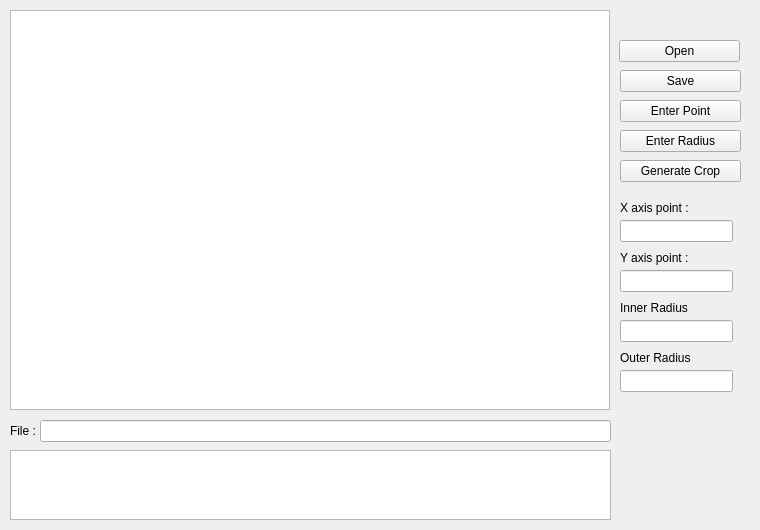
<?xml version="1.0" encoding="UTF-8"?>
<ui version="4.0">
 <class>MainWindow</class>
 <widget class="QMainWindow" name="MainWindow">
  <property name="geometry">
   <rect>
    <x>0</x>
    <y>0</y>
    <width>760</width>
    <height>530</height>
   </rect>
  </property>
  <property name="sizePolicy">
   <sizepolicy hsizetype="Fixed" vsizetype="Fixed">
    <horstretch>0</horstretch>
    <verstretch>0</verstretch>
   </sizepolicy>
  </property>
  <property name="mouseTracking">
   <bool>true</bool>
  </property>
  <property name="windowTitle">
   <string>MainWindow</string>
  </property>
  <widget class="QWidget" name="centralWidget">
   <widget class="QGraphicsView" name="graphicsView">
    <property name="geometry">
     <rect>
      <x>10</x>
      <y>10</y>
      <width>600</width>
      <height>400</height>
     </rect>
    </property>
   </widget>
   <widget class="QLineEdit" name="lineEdit">
    <property name="geometry">
     <rect>
      <x>40</x>
      <y>420</y>
      <width>571</width>
      <height>22</height>
     </rect>
    </property>
   </widget>
   <widget class="QTextEdit" name="textEdit">
    <property name="geometry">
     <rect>
      <x>10</x>
      <y>450</y>
      <width>601</width>
      <height>70</height>
     </rect>
    </property>
   </widget>
   <widget class="QPushButton" name="pushButton">
    <property name="geometry">
     <rect>
      <x>619</x>
      <y>40</y>
      <width>121</width>
      <height>22</height>
     </rect>
    </property>
    <property name="text">
     <string>Open</string>
    </property>
   </widget>
   <widget class="QPushButton" name="pushButton_2">
    <property name="geometry">
     <rect>
      <x>620</x>
      <y>70</y>
      <width>121</width>
      <height>22</height>
     </rect>
    </property>
    <property name="text">
     <string>Save</string>
    </property>
   </widget>
   <widget class="QPushButton" name="pushButton_3">
    <property name="geometry">
     <rect>
      <x>620</x>
      <y>130</y>
      <width>121</width>
      <height>22</height>
     </rect>
    </property>
    <property name="text">
     <string>Enter Radius</string>
    </property>
   </widget>
   <widget class="QPushButton" name="pushButton_4">
    <property name="geometry">
     <rect>
      <x>620</x>
      <y>100</y>
      <width>121</width>
      <height>22</height>
     </rect>
    </property>
    <property name="text">
     <string>Enter Point</string>
    </property>
   </widget>
   <widget class="QPushButton" name="pushButton_5">
    <property name="geometry">
     <rect>
      <x>620</x>
      <y>160</y>
      <width>121</width>
      <height>22</height>
     </rect>
    </property>
    <property name="text">
     <string>Generate Crop</string>
    </property>
   </widget>
   <widget class="QLineEdit" name="lineEdit_2">
    <property name="geometry">
     <rect>
      <x>620</x>
      <y>220</y>
      <width>113</width>
      <height>22</height>
     </rect>
    </property>
   </widget>
   <widget class="QLineEdit" name="lineEdit_3">
    <property name="geometry">
     <rect>
      <x>620</x>
      <y>270</y>
      <width>113</width>
      <height>22</height>
     </rect>
    </property>
   </widget>
   <widget class="QLineEdit" name="lineEdit_4">
    <property name="geometry">
     <rect>
      <x>620</x>
      <y>320</y>
      <width>113</width>
      <height>22</height>
     </rect>
    </property>
   </widget>
   <widget class="QLabel" name="label">
    <property name="geometry">
     <rect>
      <x>10</x>
      <y>420</y>
      <width>51</width>
      <height>21</height>
     </rect>
    </property>
    <property name="text">
     <string>File :</string>
    </property>
   </widget>
   <widget class="QLabel" name="label_2">
    <property name="geometry">
     <rect>
      <x>620</x>
      <y>200</y>
      <width>81</width>
      <height>16</height>
     </rect>
    </property>
    <property name="text">
     <string>X axis point :</string>
    </property>
   </widget>
   <widget class="QLabel" name="label_3">
    <property name="geometry">
     <rect>
      <x>620</x>
      <y>250</y>
      <width>81</width>
      <height>16</height>
     </rect>
    </property>
    <property name="text">
     <string>Y axis point :</string>
    </property>
   </widget>
   <widget class="QLabel" name="label_4">
    <property name="geometry">
     <rect>
      <x>620</x>
      <y>300</y>
      <width>81</width>
      <height>16</height>
     </rect>
    </property>
    <property name="text">
     <string>Inner Radius</string>
    </property>
   </widget>
   <widget class="QLineEdit" name="lineEdit_5">
    <property name="geometry">
     <rect>
      <x>620</x>
      <y>370</y>
      <width>113</width>
      <height>22</height>
     </rect>
    </property>
   </widget>
   <widget class="QLabel" name="label_5">
    <property name="geometry">
     <rect>
      <x>620</x>
      <y>350</y>
      <width>81</width>
      <height>16</height>
     </rect>
    </property>
    <property name="text">
     <string>Outer Radius</string>
    </property>
   </widget>
  </widget>
 </widget>
 <layoutdefault spacing="6" margin="11"/>
 <resources/>
 <connections/>
</ui>
